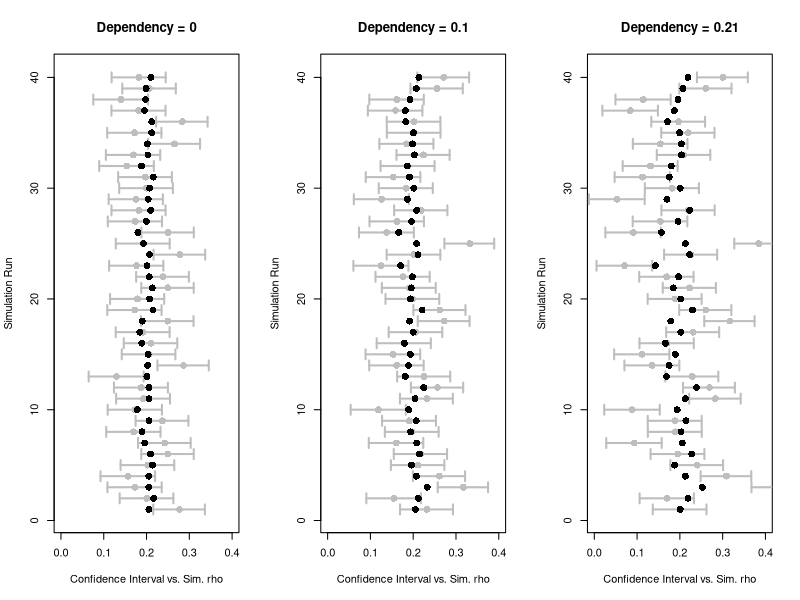

Generate this figure with R:
# Number of simulation runs.
nsim <- 40

# Different degree of dependency, we want to check.
# Dependency is given in terms of a standard deviation
# describing the repository-specific variation.
dependencies <- c(0.0, 0.1, 0.21)

# Produce a plot with multiple areas.
par(mfrow = c(1, length(dependencies)))

# Switching between different levels of dependency.
for (dependency in dependencies) {
  # Create a plot that shows the confidence interval vs. the real correlation.
  plot(NULL,
      ylim = c(1 - 0.5, nsim + 0.5),
      xlim = c(0, 0.4),
      ylab = "Simulation Run",
      xlab = "Confidence Interval vs. Sim. rho",
      main = paste0("Dependency = ", dependency))

  # Set a seed to reproduce the exact numbers as in the paper.
  set.seed(1)

  # We do nsim simulation runs.
  for (s in 1:nsim) {

    # SIMULATION CODE:
    X1all <- NULL # X1 collected over repositories.
    X2all <- NULL # X2 collected over repositories.
    N <- 100 # Number of repositories.

    for (repo in 1:N) {
      # The difference between substitution A and B.
      # If dependency = 0, rho is always the same.
      # If dependency > 0, rho is sightly different for each repository.
      rho <- rnorm(1, 0.2, sd = dependency)
      # Note: using the rnorm is over simplistic.
      # If rho is outside [-1,1], the simulation breaks.

      M <- 100 # Number of commits in each repository.

      # Simulating X1 and X2 for a repository.
      X1 <- rnorm(M, mean = 0, sd = 1)
      X2 <- rnorm(M, mean = 0, sd = 1)

      # Producing the correlation using rho.
      # First, we construct a covariance matrix using the correlation
      # and variance keeps 1.
      sigma <- matrix(c(1, rho, rho, 1), 2, 2)
      # We use the Cholesky decomposition to simulate correlation.
      X <- cbind(X1, X2) %*% chol(sigma)

      # Collecting X1 and X2 by appending it to X1all and X2all.
      X1all <- c(X1all, X[, 1])
      X2all <- c(X2all, X[, 2])
    }

    # ANALYSIS METHODOLOGY:

    # We take all commits, part of the first 9 repositories (900 if N = 100),
    # as our random sample. The rest of the commits is kept hidden.
    sample <- 1:(N * 9)

    # We compute the Pearson correlation on the sample and on all commits.
    # The latter cannot be done in practice, as it is cost intensive.
    r_sample <- cor(X1all[sample], X2all[sample], method = "pearson")
    r_all <- cor(X1all, X2all, method = "pearson")

    # We now derive the confidence interval without protection against
    # dependent observations on the sampled commits.
    n <- length(sample)
    z <- 0.5 * log((1 + r_sample) / (1 - r_sample))
    SE <- 1 / sqrt(n - 3)
    CI <- c(tanh(z - 1.96 * SE), tanh(z + 1.96 * SE))

    # Plot a confidence interval, the sample correlation,
    # and the correlation computed on all commits.
    points(r_sample, s, pch = 16, col = "gray", cex = 1.4)
    arrows(CI[1], s, CI[2], s, length = 0.05, angle = 90, code = 3, col = "gray", lwd = 2)
    points(r_all, s, pch = 16, col = "black", cex = 1.4)
  }
}
